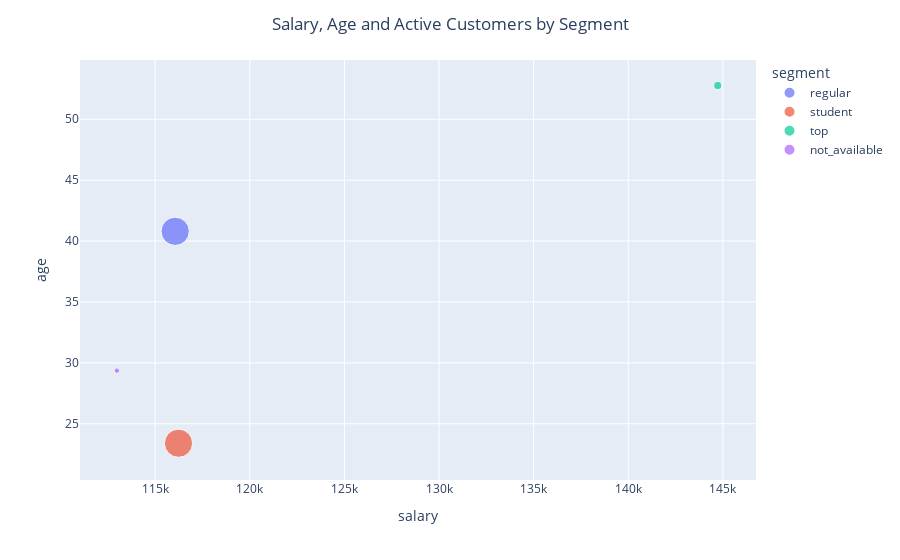

The cell this chart's notebook holds for it:
### Code cell
x_y_size = {"salary": "mean", "age": "mean", "active_customer": "sum"}
four_feature_scatterer(df, "segment", x_y_size, "Salary, Age and Active Customers by Segment")

## my conclusion of the segment feature would be that someone tried to segment the customers by their salary and age, but it is not very clear. 
## Suggestion: Let's drop this feature and make our own segmentation

### Figure 1 — Plotly figure (JSON) as saved in the notebook; plotly's stock layout.template omitted (floating-point values rounded to 4 significant figures)
{"data": [{"hovertemplate": "segment=regular<br>salary=%{x}<br>age=%{y}<br>active_customer=%{marker.size}<extra></extra>", "legendgroup": "regular", "marker": {"color": "#636efa", "size": [1138182], "sizemode": "area", "sizeref": 2845.0, "symbol": "circle"}, "mode": "markers", "name": "regular", "orientation": "v", "showlegend": true, "type": "scatter", "x": [116100.0], "xaxis": "x", "y": [40.8], "yaxis": "y"}, {"hovertemplate": "segment=student<br>salary=%{x}<br>age=%{y}<br>active_customer=%{marker.size}<extra></extra>", "legendgroup": "student", "marker": {"color": "#EF553B", "size": [1131550], "sizemode": "area", "sizeref": 2845.0, "symbol": "circle"}, "mode": "markers", "name": "student", "orientation": "v", "showlegend": true, "type": "scatter", "x": [116200.0], "xaxis": "x", "y": [23.4], "yaxis": "y"}, {"hovertemplate": "segment=top<br>salary=%{x}<br>age=%{y}<br>active_customer=%{marker.size}<extra></extra>", "legendgroup": "top", "marker": {"color": "#00cc96", "size": [92443], "sizemode": "area", "sizeref": 2845.0, "symbol": "circle"}, "mode": "markers", "name": "top", "orientation": "v", "showlegend": true, "type": "scatter", "x": [144700.0], "xaxis": "x", "y": [52.77], "yaxis": "y"}, {"hovertemplate": "segment=not_available<br>salary=%{x}<br>age=%{y}<br>active_customer=%{marker.size}<extra></extra>", "legendgroup": "not_available", "marker": {"color": "#ab63fa", "size": [43176], "sizemode": "area", "sizeref": 2845.0, "symbol": "circle"}, "mode": "markers", "name": "not_available", "orientation": "v", "showlegend": true, "type": "scatter", "x": [113000.0], "xaxis": "x", "y": [29.36], "yaxis": "y"}], "layout": {"barmode": "overlay", "legend": {"itemsizing": "constant", "title": {"text": "segment"}, "tracegroupgap": 0}, "margin": {"t": 60}, "title": {"text": "Salary, Age and Active Customers by Segment", "x": 0.5, "xanchor": "center"}, "xaxis": {"anchor": "y", "domain": [0, 1], "title": {"text": "salary"}}, "yaxis": {"anchor": "x", "domain": [0, 1], "title": {"text": "age"}}}}
